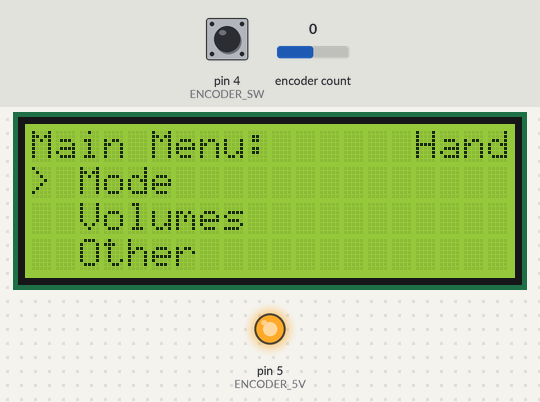
A sketch run on a simulated Arduino Uno, built with avr-gcc and run on an emulated ATmega328P. On the bench: 20×4 character LCD, output pins drawn as LEDs (lit = HIGH). The test bench sets the inputs (shaded band); at power-on: encoder count 0, pin 4 (ENCODER_SW) HIGH.

Above: at 2.3 s.
2.4 s: encoder count set to 1
3.9 s: pin 4 (ENCODER_SW) driven LOW
At 5.1 s:
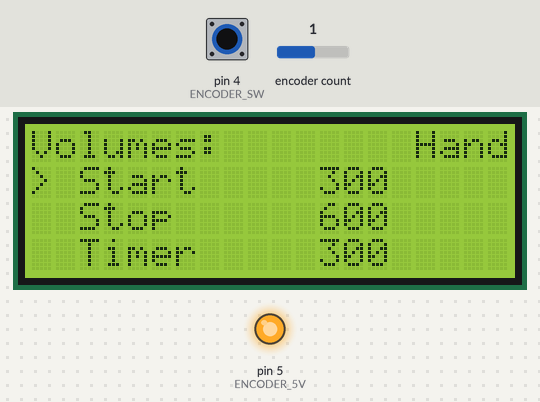
5.4 s: encoder count set to 2
6.9 s: encoder count set to 3
At 7.3 s:
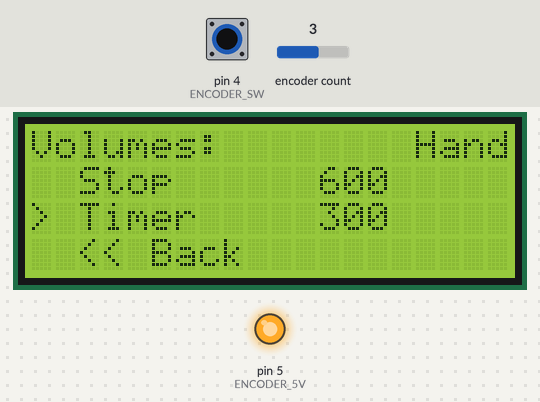
8.4 s: encoder count set to 4
9.9 s: pin 4 (ENCODER_SW) pulsed HIGH 5 times (0.12 s each, 0.3 s apart)
At 11.6 s:
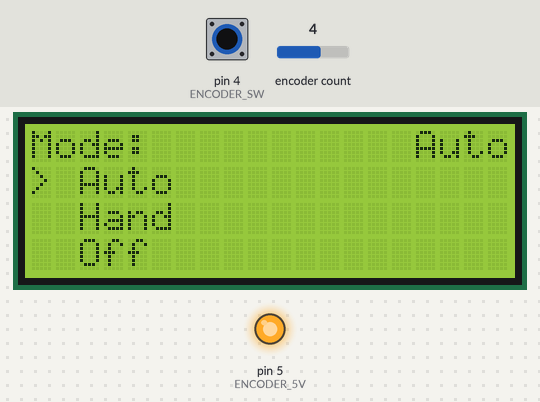
At 42.2 s:
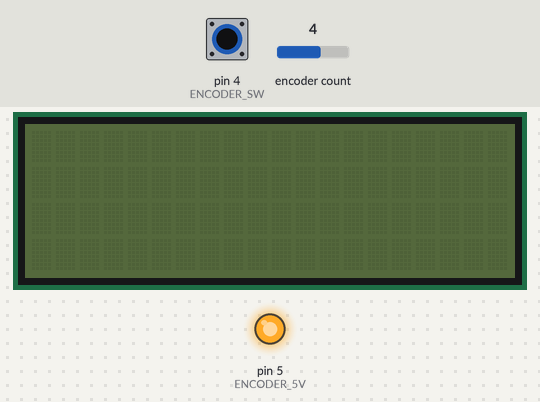
Timing chart, 0 to 42.7 s (numbered marks = the images above; inputs shaded):
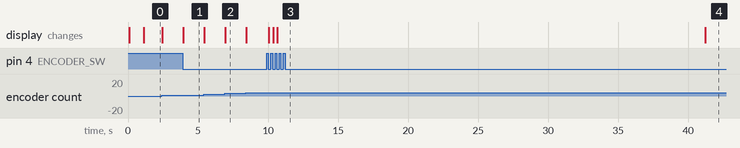

Measured:
- after the input at 3.9 s, the display: changes after 0.05 s (image 1)
- after the input at 6.9 s, the display: changes after 0.05 s (image 2)
- after the input at 9.9 s, the display: first changes after 0.17 s (image 3 shows a later state)

The sketch:

OnlyDisplay.ino
```cpp
#include <Wire.h>
#include <LiquidCrystal_I2C.h>
#include <Encoder.h>

#define ENCODER_CLK 2
#define ENCODER_DT 3
#define ENCODER_SW 4
#define ENCODER_5V 5
#define ENCODER_GND 6

LiquidCrystal_I2C lcd(0x27, 20, 4);
Encoder knob(ENCODER_DT, ENCODER_CLK);

enum MenuState {
  MAIN,
  MODE,
  VOLUMES,
  EDIT_INT,
  OTHER,
  EDIT_TIMEOUT
};
MenuState currentMenu = MAIN;

enum OperatingMode { MODE_AUTO, MODE_HAND, MODE_OFF };
OperatingMode currentMode = MODE_HAND; // default

int selectedIndex = 0;
int lastPosition = 0;
bool buttonPressed = false;
unsigned long lastButtonPress = 0;
const int debounceTime = 200;


const unsigned int defaultFillStart = 300;
const unsigned int defaultFillStop = 600;
const unsigned int defaultFillTimer = 300;

int volumeValues[3] = {defaultFillStart, defaultFillStop, defaultFillTimer}; // Start, Stop, Timer
int editIndex = 0;

unsigned long lastInteractionTime = 0;
unsigned long lcdTimeoutSeconds = 30; // Default timeout 30 seconds
bool lcdOn = true;

unsigned long getTimeoutMs() {
  return lcdTimeoutSeconds * 1000UL;
}

void setup() {
  Serial.begin(9600);
  pinMode(ENCODER_SW, INPUT_PULLUP);
	pinMode(ENCODER_CLK, INPUT_PULLUP);
	pinMode(ENCODER_DT, INPUT_PULLUP);
	pinMode(ENCODER_GND, OUTPUT);
	pinMode(ENCODER_5V, OUTPUT);
	digitalWrite(ENCODER_GND, LOW);
	digitalWrite(ENCODER_5V, HIGH);

  lcd.begin();
  lcd.backlight();

  lcd.print("Initializing...");
  delay(1000);
  lcd.clear();
  displayMenu();
}

void loop() {
  handleEncoder();
  handleButton();

  // Auto-off LCD after timeout
  if (lcdOn && millis() - lastInteractionTime > getTimeoutMs()) {
    lcdOn = false;
    lcd.noBacklight();
    lcd.clear();
  }
}

void wakeLCD() {
  lcdOn = true;
  lcd.backlight();
  displayMenu();
}

void handleEncoder() {
  int newPos = knob.read() / 4;
  if (newPos != lastPosition) {

    lastInteractionTime = millis();
    if (!lcdOn) wakeLCD();

    int delta = newPos - lastPosition;

    if (currentMenu == EDIT_INT) {
      volumeValues[editIndex] += delta;
      if (volumeValues[editIndex] < 0) volumeValues[editIndex] = 0;
    } else {
      int menuSize = getMenuSize();
      selectedIndex += delta;

      // Clamp selection between 0 and menuSize - 1
      if (selectedIndex < 0) selectedIndex = 0;
      if (selectedIndex >= menuSize) selectedIndex = menuSize - 1;
    }

    if (currentMenu == EDIT_TIMEOUT) {
      lcdTimeoutSeconds += delta;
      if (lcdTimeoutSeconds < 5) lcdTimeoutSeconds = 5;
      if (lcdTimeoutSeconds > 300) lcdTimeoutSeconds = 300;
    }

    lastPosition = newPos;
    displayMenu();
  }
}

void handleButton() {
  if (digitalRead(ENCODER_SW) == LOW && !buttonPressed) {
    if (millis() - lastButtonPress > debounceTime) {
      buttonPressed = true;
      lastButtonPress = millis();
      lastInteractionTime = millis();
      if (!lcdOn) wakeLCD();
      else onButtonPress();
    }
  }

  if (digitalRead(ENCODER_SW) == HIGH && buttonPressed) {
    buttonPressed = false;
  }
}

void onButtonPress() {
  switch (currentMenu) {
    case MAIN:
      if (selectedIndex == 0) currentMenu = MODE;
      else if (selectedIndex == 1) currentMenu = VOLUMES;
      else if (selectedIndex == 2) currentMenu = OTHER;
      selectedIndex = 0;
      break;

    case MODE:
      if (selectedIndex == 3) { // Back
        currentMenu = MAIN;
      } else {
        currentMode = static_cast<OperatingMode>(selectedIndex); // Save current mode
        // Here you could add actions for Auto, Hand, Off
      }
      selectedIndex = 0;
      break;

    case VOLUMES:
      if (selectedIndex == 3) { // Back
        currentMenu = MAIN;
        selectedIndex = 0;
      } else {
        currentMenu = EDIT_INT;
        editIndex = selectedIndex;
      }
      break;

    case EDIT_INT:
      currentMenu = VOLUMES;
      selectedIndex = 0;
      break;

    case OTHER:
      if (selectedIndex == 1) { // Back
        currentMenu = MAIN;
        selectedIndex = 0;
      } else {
        currentMenu = EDIT_TIMEOUT;
        editIndex = selectedIndex;
      }
      break;

    case EDIT_TIMEOUT:
      currentMenu = OTHER;
      selectedIndex = 0;
      break;
  }

  lastPosition = knob.read() / 4;
  displayMenu();
}

int getMenuSize() {
  switch (currentMenu) {
    case MAIN: return 3;
    case MODE: return 4;     // 3 options + Back
    case VOLUMES: return 4;  // 3 options + Back
    case EDIT_INT: return 1;
    case OTHER: return 2; // 1 options + Back
    case EDIT_TIMEOUT: return 1;
    default: return 0;
  }
}

void displayMenu() {
  lcd.clear();
  String modeText;
  switch (currentMode) {
    case MODE_AUTO: modeText = "Auto"; break;
    case MODE_HAND: modeText = "Hand"; break;
    case MODE_OFF:  modeText = "Off";  break;
  }
  lcd.setCursor(20 - modeText.length(), 0); // Right-align in 20-char width
  lcd.print(modeText);
  switch (currentMenu) {
    case MAIN:
      printFirstLine("Main Menu:", modeText);
      lcd.setCursor(0, 1); lcd.print(selectedIndex == 0 ? "> Mode" : "  Mode");
      lcd.setCursor(0, 2); lcd.print(selectedIndex == 1 ? "> Volumes" : "  Volumes");
      lcd.setCursor(0, 3); lcd.print(selectedIndex == 2 ? "> Other" : "  Other");
      break;

    case MODE: {
      const char* modeItems[] = {"Auto", "Hand", "Off", "<< Back"};
      int menuSize = getMenuSize();
      int scrollStart = constrain(selectedIndex - 1, 0, 1);

      printFirstLine("Mode:", modeText);
      for (int i = 0; i < 3; i++) {
        int idx = scrollStart + i;
        lcd.setCursor(0, i + 1);
        if (idx < menuSize) {
          lcd.print(selectedIndex == idx ? "> " : "  ");
          lcd.print(modeItems[idx]);
        }
      }
      break;
    }

    case VOLUMES: {
      const char* volItems[] = {"Start", "Stop", "Timer", "<< Back"};
      int menuSize = getMenuSize();
      int scrollStart = constrain(selectedIndex - 1, 0, 1);

      lcd.setCursor(0, 0); lcd.print("Volumes:");
      for (int i = 0; i < 3; i++) {
        int idx = scrollStart + i;
        lcd.setCursor(0, i + 1);
        if (idx < 3) {
          lcd.print(selectedIndex == idx ? "> " : "  ");
          lcd.print(volItems[idx]);
          lcd.setCursor(12, i + 1);
          lcd.print(volumeValues[idx]);
        } else if (idx == 3) {
          lcd.print(selectedIndex == idx ? "> << Back" : "  << Back");
        }
      }
      break;
    }

    case EDIT_INT:
      lcd.setCursor(0, 0);
      lcd.print("Editing: ");
      switch (editIndex) {
        case 0: lcd.print("Start"); break;
        case 1: lcd.print("Stop"); break;
        case 2: lcd.print("Timer"); break;
      }
      lcd.setCursor(0, 2);
      lcd.print("Value: ");
      lcd.print(volumeValues[editIndex]);
      lcd.setCursor(0, 3);
      lcd.print("Press to save");
      break;

      case OTHER: {
        const char* otherItems[] = {"LCD Timeout", "<< Back"};
        int menuSize = getMenuSize();
        int scrollStart = constrain(selectedIndex - 1, 0, 1);
        lcd.setCursor(0, 0); lcd.print("Other:");
        for (int i = 0; i < menuSize; i++) {
          int idx = scrollStart + i;
          lcd.setCursor(0, i + 1);
          if (idx < menuSize) {
            lcd.print(selectedIndex == idx ? "> " : "  ");
            lcd.print(otherItems[i]);
            if (i == 0) {
              lcd.setCursor(14, i + 1);
              lcd.print(lcdTimeoutSeconds);
              lcd.print("s");
            }
          } else if (idx == (menuSize - 1)) {
            lcd.print(selectedIndex == idx ? "> << Back" : "  << Back");
          }
        }
        break;
      }

      case EDIT_TIMEOUT:
        lcd.setCursor(0, 0); lcd.print("Set LCD Timeout:");
        lcd.setCursor(0, 2); lcd.print("Timeout: ");
        lcd.print(lcdTimeoutSeconds); lcd.print("s");
        lcd.setCursor(0, 3); lcd.print("Press to save");
        break;
  }
}

void printFirstLine(String leftText, String modeText) {
  lcd.setCursor(0, 0); lcd.print(leftText);
  lcd.setCursor(20 - modeText.length(), 0); lcd.print(modeText); // Re-draw mode
}
```
